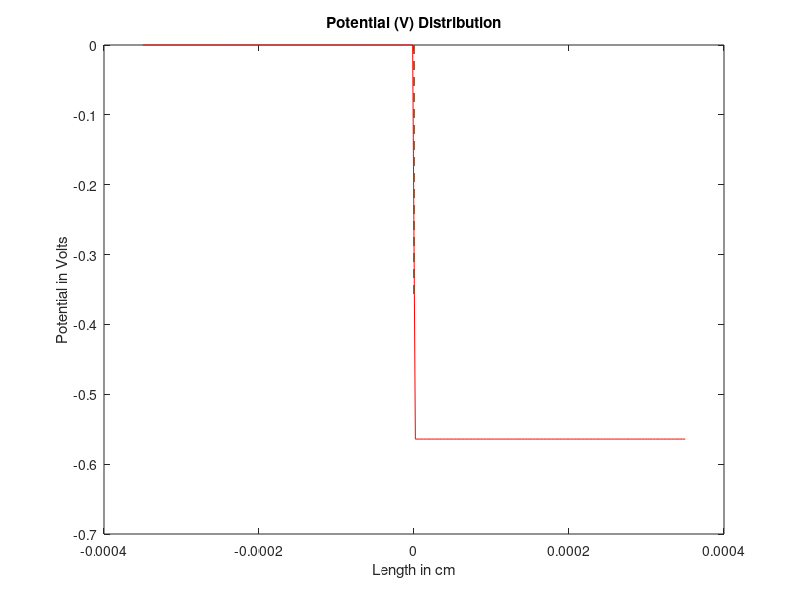
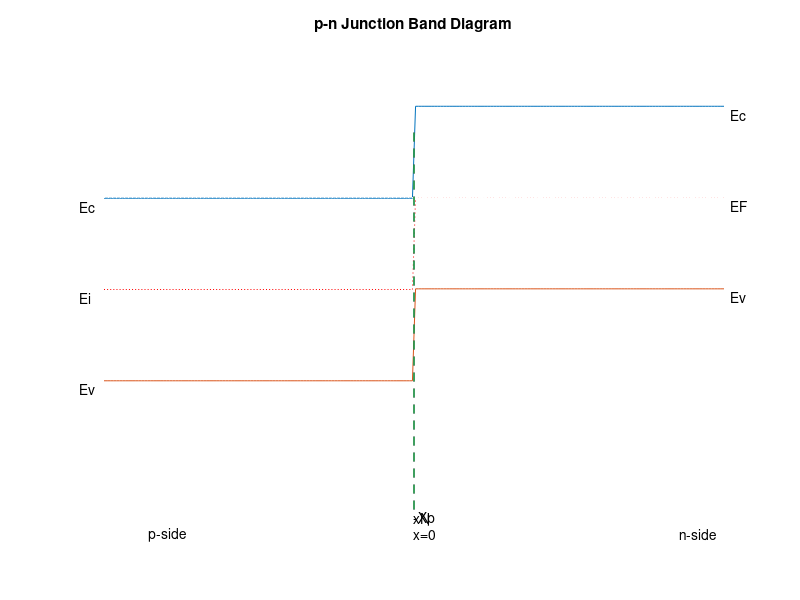

Reproduce these figures in MATLAB, in order.
% ELEC-2250 S2020
% Lab Assignment 6
% Equilibrium p-n Junction Analysis
% Electrical and computer Engineering
% University of Windsor
clear all
close all
clc
%Constants
T=300; % Temperature in Kelvin
k=8.617e-5; % Boltzmann constant (eV/K)
e0=8.85e-14; % permittivity of free space (F/cm)
q=1.602e-19; % charge on an electron (coulomb)
esi=11.8; % Dielectric constant of Si at 300K
ni=1.5e10; % intrinsic carrier concentration. in Silicon at 300K (cm^-3)
EG=1.12; % Silicon band gap (eV)
%Control constants
xleft = -3.5e-4; % Leftmost x position
xright = -xleft; % Rightmost x position

NA=input ('Please enter p-side doping (cm^-3), NA = ');
ND=input ('Please enter n-side doping (cm^-3), ND = ');
NA
ND
%Computations
V0=k*T*log((NA*ND)/ni^2) % Contact potential
xN=sqrt(2*esi*e0/q*NA*V0/(ND*(NA+ND))) % Depletion width n-side
xP=sqrt(2*esi*e0/q*ND*V0/(NA*(NA+ND))) % Depletion width p-side
W=xN+xP % Width of the depletion region
Emax=-q*NA*xP/(e0*esi) % Maximum electric field
x = linspace(xleft, xright, 200);
% Potential (V) Distribution in Volts
% P-side
for i=1:1:length(x)
V_p(i)=q*NA/(2*e0*esi)*(x(i)+xP).^2;
if x(i)>0
 V_p(i)=0;
end
if x(i)<-xP
 V_p(i)=0;
end
end
%N-side
for i=1:1:length(x)
V_n(i)=(q*ND)/(e0*esi)*(xN*x(i)-(x(i).^2)/2)+q*NA/(2*e0*esi)*xP^2;
if x(i)<=0
 V_n(i)=0;
end
if x(i)>=xN
 V_n(i)=max(V_n);
end
end
V_pn=V_p+V_n; % V as a function of x
VMAX = 3; % Maximium Plot Voltage
EF=V_pn(1)+VMAX/2-k*T*log(NA/ni); % Fermi level

%Plot Diagrams
%Plot potential distribution
plot(x,V_pn,'r')
title ('Potential (V) Distribution')
xlabel ('Length in cm')
ylabel('Potential in Volts')
hold on
plot ( [xN xN], [ 0 max(V_pn)+.2 ], 'b--' ); %vertical marker, xN
plot ( [-xP -xP], [ 0 max(V_pn)+.2 ], 'g--' );%vertical marker, xP
plot ( [ 0 0 ], [ 0 max(V_pn)+.2 ], 'r--' ); %vertical marker, x=0
%axis off
text(xleft+.5e-4, 0.2,'p-side');
text ( 0, 0.2, 'x=0');
text(xright-.5e-4, 0.2,'n-side');
text(-xP, 0.2,'-Xp');
text ( xN, 0.2, 'xN');
%**********
%Plot the band diagrams
% Energy E=-q*phi where phi is the electric potential (V)
% Energy E in electron volts in numerically equal to the electric
% potential in volts, but of opposite sign
% Thus band energy in eV can be extracted just by reversing the polarity of
% the potential
figure
P_N_ENERGY_BAND=-V_pn;
plot ( x, P_N_ENERGY_BAND+EG/2+VMAX/2);
axis ([xleft xright 0 VMAX]);
axis ('off');
hold on
plot ( x, P_N_ENERGY_BAND-EG/2+VMAX/2);
plot ( x, P_N_ENERGY_BAND+VMAX/2,'r:');
plot ( [xleft xright], [ EF EF ], 'w:' );
plot ( [ 0 0 ], [ 0.15 VMAX-0.5 ], 'r--' );
hold on
plot ( [xN xN], [ 0.15 VMAX-0.5 ], 'b--' );
plot ( [-xP -xP], [ 0.15 VMAX-0.5 ], 'g--' );
title ('p-n Junction Band Diagram')
text(xleft*1.08,(P_N_ENERGY_BAND(1)+EG/2+VMAX/2-.05),'Ec');
text(xright*1.02,(P_N_ENERGY_BAND(200)+EG/2+VMAX/2-.05),'Ec');
text(xleft*1.08,(P_N_ENERGY_BAND(1)-EG/2+VMAX/2-.05),'Ev');
text(xright*1.02,(P_N_ENERGY_BAND(200)-EG/2+VMAX/2-.05),'Ev');
text(xleft*1.08,(P_N_ENERGY_BAND(1)+VMAX/2-.05),'Ei');
text(xright*1.02, EF-.05,'EF');
text(xleft+.5e-4, 0,'p-side');
text ( 0, 0, 'x=0');
text(xright-.5e-4, 0,'n-side');
text(-xP, 0.1,'-Xp');
text ( xN, 0.1, 'xN');
hold off